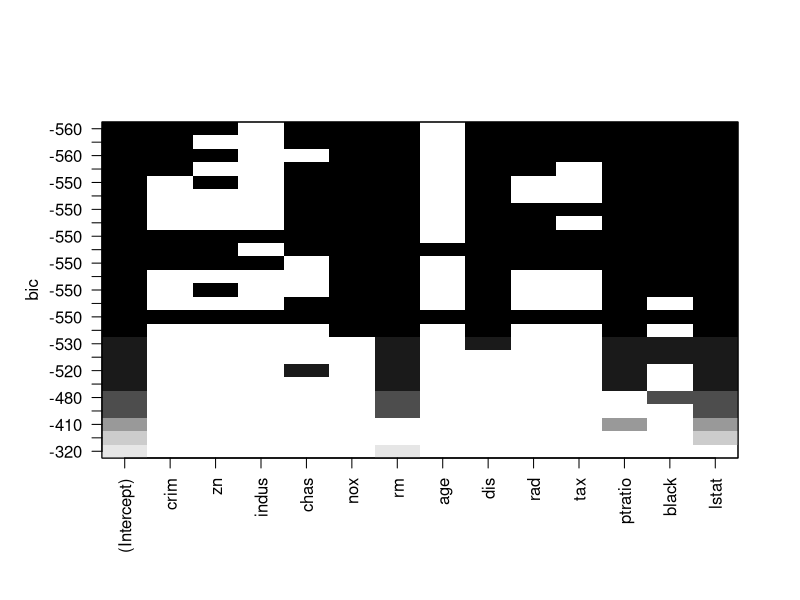

Recreate this plot in R.
## ---- chunk 1
library(MASS)
data(Boston); #this data is in MASS package
colnames(Boston) 
## ---- chunk 2
sample_index <- sample(nrow(Boston),nrow(Boston)*0.90)
Boston_train <- Boston[sample_index,]
Boston_test <- Boston[-sample_index,]
## ---- chunk 3
for (i in 1:(ncol(Boston_train)-1)){
  Boston_train[,i] <- scale(Boston_train[,i])
}
## ---- chunk 4
library(leaps)
## ---- chunk 5
#regsubsets only takes data frame as input
subset_result <- regsubsets(medv~.,data=Boston_train, nbest=2, nvmax = 14)
summary(subset_result)
plot(subset_result, scale="bic")
## ---- chunk 6
nullmodel=lm(medv~1, data=Boston_train)
fullmodel=lm(medv~., data=Boston_train)
## ---- chunk 7
model_step_b <- step(fullmodel,direction='backward')
## ---- chunk 8
model_step_f <- step(nullmodel, scope=list(lower=nullmodel, upper=fullmodel), direction='forward')
## ---- chunk 9
model_1 <- lm(medv~crim+zn+chas+nox+rm+dis+rad+tax+ptratio+black+lstat, data=Boston_train)
extractAIC(model_1)
AIC(model_1)
